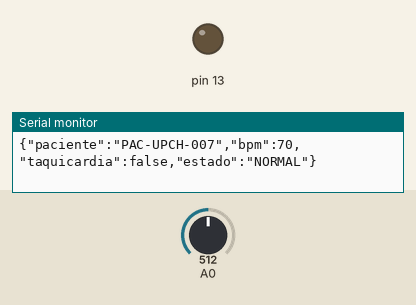
Simulated run of this sketch. Board: Arduino Uno, built with avr-gcc and run on an emulated ATmega328P. On the bench: output pins drawn as LEDs (lit = HIGH), the last lines printed to the serial monitor. Inputs (shaded band) come from the test bench; at power-on: A0 = 512.

Above: at 1.3 s.
1.4 s: A0 set to 638
5.5 s: A0 set to 661
At 9.3 s:
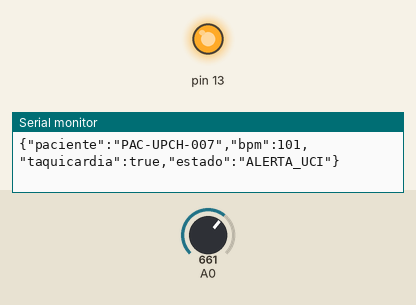
9.6 s: A0 set to 511
At 11.1 s:
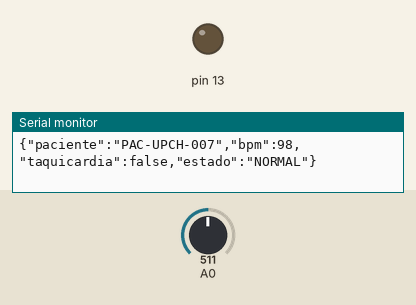
11.6 s: A0 set to 716
At 15.5 s:
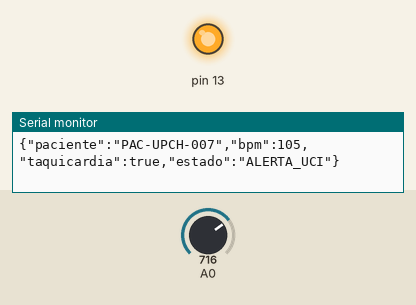
Timing chart, 0 to 16.6 s (numbered marks = the images above; inputs shaded):
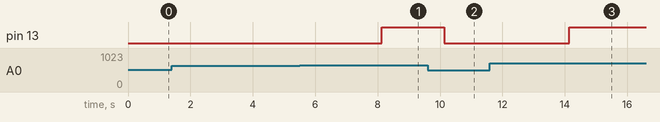

Measured:
- the behaviour switches between 652 and 653 on A0 (found by bisection; images 0 and 1)
- after the input at 5.5 s, pin 13: LOW → HIGH after 2.6 s
- after the input at 9.6 s, pin 13: HIGH → LOW after 0.53 s
- after the input at 11.6 s, pin 13: LOW → HIGH after 2.5 s

The sketch:

oop_sensor_class.ino
```cpp
/*
 * Laboratorio 07: Programación Orientada a Objetos en C++ Embebido
 * Curso: Hardware para Telesalud
 * Universidad Peruana Cayetano Heredia (UPCH)
 *
 * Descripción:
 * Encapsulamiento de la lógica de adquisición, filtrado digital y detección
 * de arritmias dentro de una clase C++ modular (MonitorCardiaco).
 */

#include <stdint.h>

class MonitorCardiaco {
private:
  uint8_t _pinAdc;
  uint8_t _pinAlarma;
  uint16_t _umbralPico;
  uint8_t _ultimoBpm;
  bool _alarmaTaquicardia;
  uint16_t _historial[4];
  uint8_t _idx;

public:
  // Constructor con lista de inicialización
  MonitorCardiaco(uint8_t pinAdc, uint8_t pinAlarma, uint16_t umbral)
    : _pinAdc(pinAdc), _pinAlarma(pinAlarma), _umbralPico(umbral),
      _ultimoBpm(72), _alarmaTaquicardia(false), _idx(0) {
    for (int i = 0; i < 4; i++) _historial[i] = 0;
  }

  // Inicialización de hardware
  void begin() {
    pinMode(_pinAlarma, OUTPUT);
    digitalWrite(_pinAlarma, LOW);
  }

  // Método de adquisición y procesamiento en tiempo real
  void actualizar() {
    // 1. Lectura del ADC
    uint16_t lectura = analogRead(_pinAdc);

    // 2. Filtro de promedio móvil interno
    _historial[_idx] = lectura;
    _idx = (_idx + 1) % 4;

    uint32_t suma = 0;
    for (int i = 0; i < 4; i++) suma += _historial[i];
    uint16_t filtrado = suma / 4;

    // 3. Estimación de BPM proporcional a la señal
    _ultimoBpm = map(filtrado, 0, 1023, 50, 130);

    // 4. Clasificación de taquicardia clínica (> 100 lpm)
    if (_ultimoBpm > 100) {
      _alarmaTaquicardia = true;
      digitalWrite(_pinAlarma, HIGH);
    } else {
      _alarmaTaquicardia = false;
      digitalWrite(_pinAlarma, LOW);
    }
  }

  // Métodos getters (constantes para garantizar inmutabilidad)
  uint8_t getBPM() const { return _ultimoBpm; }
  bool getAlarma() const { return _alarmaTaquicardia; }

  // Serialización a JSON para telemedicina
  void imprimirTelemetria(const char* idPaciente) const {
    Serial.print("{\"paciente\":\"");
    Serial.print(idPaciente);
    Serial.print("\",\"bpm\":");
    Serial.print(_ultimoBpm);
    Serial.print(",\"taquicardia\":");
    Serial.print(_alarmaTaquicardia ? "true" : "false");
    Serial.print(",\"estado\":\"");
    Serial.print(_alarmaTaquicardia ? "ALERTA_UCI" : "NORMAL");
    Serial.println("\"}");
  }
};

// Instanciación estática global (sin fragmentación de memoria en Heap)
MonitorCardiaco monitorPaciente1(A0, 13, 600);

void setup() {
  Serial.begin(115200);
  delay(100);

  Serial.println("==================================================");
  Serial.println(" UPCH - Hardware para Telesalud");
  Serial.println(" Lab 07: Programación Orientada a Objetos en C++");
  Serial.println(" Instancia MonitorCardiaco inicializada");
  Serial.println("==================================================");

  monitorPaciente1.begin();
}

void loop() {
  // El objeto procesa sus sensores internamente
  monitorPaciente1.actualizar();

  // Emisión periódica de telemetría médica
  monitorPaciente1.imprimirTelemetria("PAC-UPCH-007");

  delay(1000);
}
```
